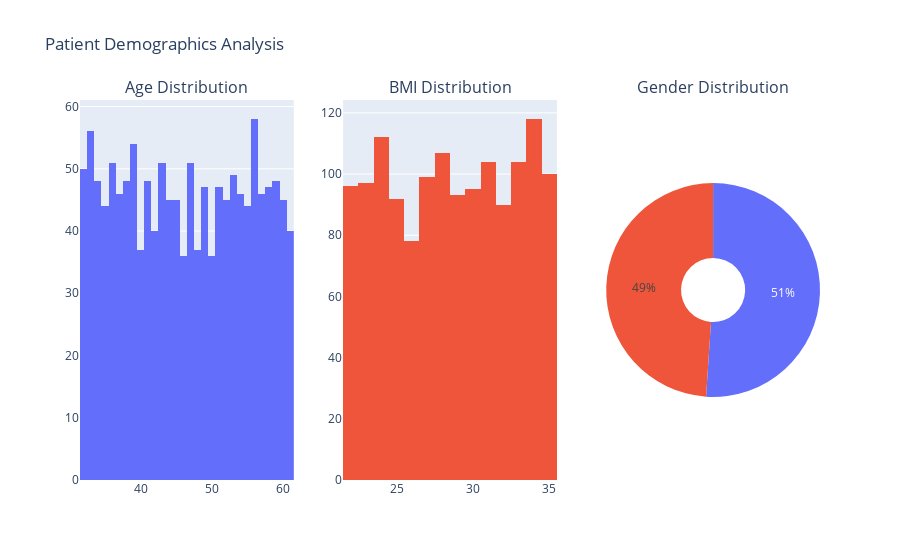

Notebook source saved alongside this figure:
### Code cell
fig = make_subplots(
    rows=1, cols=3,
    specs=[[{'type':'xy'}, {'type':'xy'}, {'type':'domain'}]],
    subplot_titles=('Age Distribution', 'BMI Distribution', 'Gender Distribution')
)

fig.add_trace(go.Histogram(x=df['Age'], name='Age', marker_color='#636EFA'), row=1, col=1)

fig.add_trace(go.Histogram(x=df['BMI'], name='BMI', marker_color='#EF553B'), row=1, col=2)

gender_counts = df['Gender'].value_counts()
fig.add_trace(go.Pie(labels=gender_counts.index, values=gender_counts.values, name='Gender', hole=0.3), row=1, col=3)

fig.update_layout(title_text='Patient Demographics Analysis', showlegend=False)
fig.show()

### Figure 1 — Plotly figure (JSON) as saved in the notebook; plotly's stock layout.template omitted (floating-point values rounded to 4 significant figures; data arrays with more than 128 entries replaced by an {"elided": "..."} marker saying what was removed)
{"data": [{"marker": {"color": "#636EFA"}, "name": "Age", "type": "histogram", "x": {"elided": "1385 int values"}, "xaxis": "x", "yaxis": "y"}, {"marker": {"color": "#EF553B"}, "name": "BMI", "type": "histogram", "x": {"elided": "1385 int values"}, "xaxis": "x2", "yaxis": "y2"}, {"domain": {"x": [0.7111, 1], "y": [0, 1]}, "hole": 0.3, "labels": ["Male", "Female"], "name": "Gender", "type": "pie", "values": [707, 678]}], "layout": {"annotations": [{"font": {"size": 16}, "showarrow": false, "text": "Age Distribution", "x": 0.1444, "xanchor": "center", "xref": "paper", "y": 1, "yanchor": "bottom", "yref": "paper"}, {"font": {"size": 16}, "showarrow": false, "text": "BMI Distribution", "x": 0.5, "xanchor": "center", "xref": "paper", "y": 1, "yanchor": "bottom", "yref": "paper"}, {"font": {"size": 16}, "showarrow": false, "text": "Gender Distribution", "x": 0.8556, "xanchor": "center", "xref": "paper", "y": 1, "yanchor": "bottom", "yref": "paper"}], "showlegend": false, "title": {"text": "Patient Demographics Analysis"}, "xaxis": {"anchor": "y", "domain": [0, 0.2889]}, "xaxis2": {"anchor": "y2", "domain": [0.3556, 0.6444]}, "yaxis": {"anchor": "x", "domain": [0, 1]}, "yaxis2": {"anchor": "x2", "domain": [0, 1]}}}
